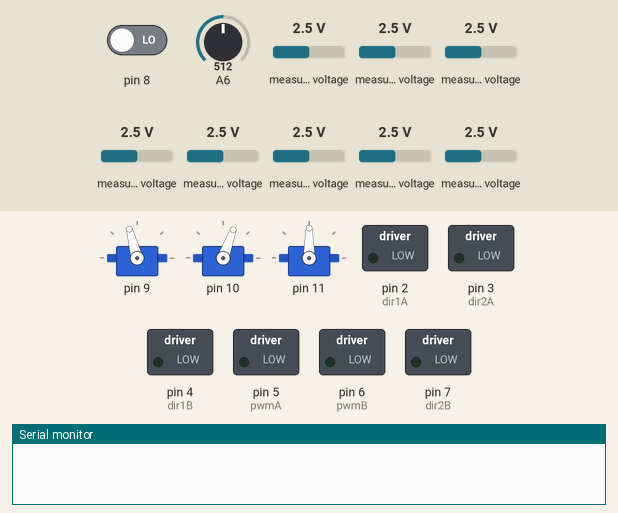
Recording of a sketch running on a simulated Arduino Nano, built with avr-gcc and run on an emulated ATmega328P. Shown: 3 × servo, switched loads named in the sketch (green lamp = pin HIGH), the last lines printed to the serial monitor. The inputs (shaded band) are chosen by the test bench; at power-on: A6 = 512, pin 8 LOW, measured voltage 2.5 V.

Above: at 0.8 s.
0.9 s: A6 set to 486
At 1.8 s:
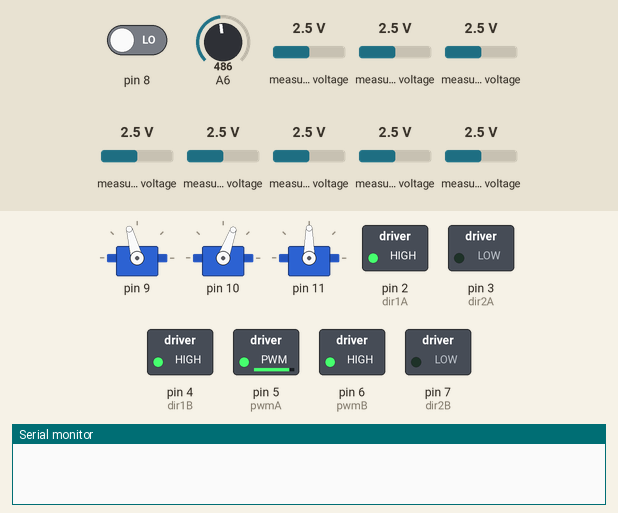
At 3.8 s:
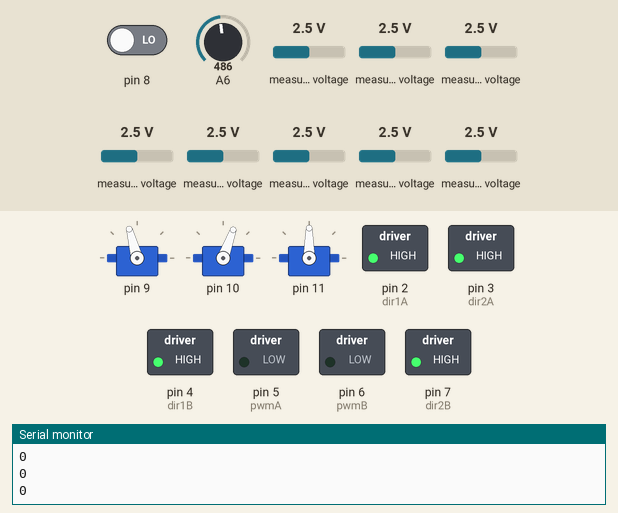
Timing chart, 0 to 5.3 s (numbered marks = the images above; inputs shaded):
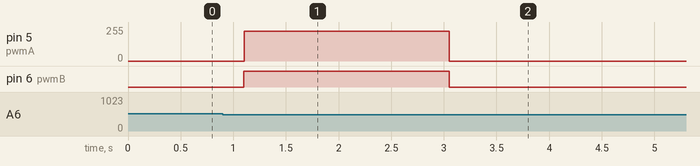

The sketch:

Gathering_12_06_67.ino
```cpp
#include <Adafruit_MCP3008.h>
Adafruit_MCP3008 adc;  //

#include <Servo.h>
Servo myservo[3];
#define dir1A 2  //
#define dir2A 3  //
#define pwmA 5   //
#define dir1B 4  //
#define dir2B 7  //
#define pwmB 6   //
#define FRONTSENSOR 999
#define BACKSENSOR 998
#define L 997
#define R 996
#define N 995
#define LR 994
#define LS 993
#define RS 992
#define LP 991
#define RP 990
#define S 989
#define SS 988
#define PS 987
#define Rs 986
#define Ls 985

#define openL180 0
#define openR180 180
#define openL 70
#define openR 100
#define closeL 105
#define closeR 70
#define up 90
#define down 5
#define medium 35
#define openL0 200
#define open180 90
#define openL0 120
#define openR0 70

#define numsensor 8
int last_value = 0;
int MaxF[numsensor] = { 875,	880,	813,	849,	858,	774,	869,	600 };
int MinF[numsensor] = { 341,	380,	267,	262,	256,	240,	284,	217 };
int MaxB[numsensor] = { 864,	860,	742,	755,	870,	799,	774,	705 };
int MinB[numsensor] = { 296,	288,	240,	236,	328,	238,	247,	256 };

int Boxtime[10] = { 0, 150, 300, 480, 650 };
unsigned long F[numsensor];
unsigned long B[numsensor];
float leftmotor, rightmotor, powermotor, error, lasterror;
int BG = 0;
int sentor = 0;
void setup() {
  Serial.begin(9600);
  pinMode(dir1A, OUTPUT);
  pinMode(dir2A, OUTPUT);
  pinMode(pwmA, OUTPUT);
  pinMode(dir1B, OUTPUT);
  pinMode(dir2B, OUTPUT);
  pinMode(pwmB, OUTPUT);

  // view(BACKSENSOR);
  // viewRead();
  // viewReadLine(FRONTSENSOR);
  // ReadLine(FRONTSENSOR);
  servo(1, closeL);
  servo(2, closeR);
  servo(3, up);
  sentor = 3350;
  while (analogRead(A6) > 500)
    ;
  delay(200);
  // servo(1, openL);
  // servo(2, openR);
  // servo(3, down);
  // run(4, 1, LR, FRONTSENSOR, N);
  // k(200);
  // tlr(100, 0.022, 0.22, FRONTSENSOR);
  // run(1, 1, LR, FRONTSENSOR, R);
   tt(95, 0.022, 0.42, 1950, FRONTSENSOR);
  // tt(70, 0.015, 0.15, 350, BACKSENSOR);
  // run(6, 1, R, FRONTSENSOR, N);
  // kt(20,200);
  // cube1();
  // cube2();
  // cube3();
  // cube4();
  // cube5();
  // cube6();
  motor(0, 0);
}

void loop() {
  Serial.println(digitalRead(8));
}
void stop(int Timer) {
  Move(0, 0, Timer);
}
void Move(int spl, int spr, int Timer) {
  motor(spl, spr);
  delay(Timer);
}
void motor(int motorl, int motorr) {
  motorl = (motorl * 255) / 100;
  motorr = (motorr * 255) / 100;
  if (motorl == 0) {
    digitalWrite(dir1A, HIGH);
    digitalWrite(dir2A, HIGH);
    analogWrite(pwmA, 0);
  } else if (motorl > 0) {
    digitalWrite(dir1A, HIGH);
    digitalWrite(dir2A, LOW);
    analogWrite(pwmA, motorl);
  } else if (motorl < 0) {
    digitalWrite(dir1A, LOW);
    digitalWrite(dir2A, HIGH);
    analogWrite(pwmA, -motorl);
  }
  if (motorr == 0) {
    digitalWrite(dir1B, HIGH);
    digitalWrite(dir2B, HIGH);
    analogWrite(pwmB, 0);
  } else if (motorr > 0) {
    digitalWrite(dir1B, HIGH);
    digitalWrite(dir2B, LOW);
    analogWrite(pwmB, motorr);
  } else if (motorr < 0) {
    digitalWrite(dir1B, LOW);
    digitalWrite(dir2B, HIGH);
    analogWrite(pwmB, -motorr);
  }
}

void view(int Sensor) {
  while (true) {
    if (Sensor == FRONTSENSOR) {
      adc.begin(A0, A2, A1, 8);
      adc.begin(A0, A2, A1, A3);
    } else if (Sensor == BACKSENSOR) {
      adc.begin(A0, A2, A1, A3);
      adc.begin(A0, A2, A1, 8);
    }
    for (int i = 0; i < 8; i++) {
      Serial.print(adc.readADC(i));
      Serial.print(",\t");
    }
    Serial.println("");
  }
}
void Read(int Sensor) {
  int x = 0;
  if (Sensor == FRONTSENSOR) {
    adc.begin(A0, A2, A1, 8);
    adc.begin(A0, A2, A1, A3);
    for (int i = 0; i < numsensor; i++) {
      x = map(adc.readADC(i), MinF[i], MaxF[i], 800, 0);
      if (x >= 800) x = 800;
      if (x <= 0) x = 0;
      F[i] = x;
    }
  } else if (Sensor == BACKSENSOR) {
    adc.begin(A0, A2, A1, A3);
    adc.begin(A0, A2, A1, 8);
    for (int i = 0; i < numsensor; i++) {
      x = map(adc.readADC(i), MinB[i], MaxB[i], 800, 0);
      if (x >= 800) x = 800;
      if (x <= 0) x = 0;
      B[i] = x;
    }
  }
}
void viewRead(int Sensor) {
  while (true) {
    Read(Sensor);
    for (int i = 0; i < 8; i++) {
      Serial.print(F[i]);
      Serial.print(",\t");
    }
    Serial.println("");
  }
}

int ReadLine(int Sensor) {
  unsigned long avg = 0;
  unsigned long sum = 0;
  int on_line = 0;
  Read(Sensor);
  if (Sensor == FRONTSENSOR) {
    for (int i = 0; i < numsensor; i++) {
      if (BG == 1) F[i] = 800 - F[i];
      if (F[i] > 200) on_line = 1;
      if (F[i] > 50) {
        avg = avg + (F[i] * (i * 1000));
        sum = sum + F[i];
      }
    }
    if (on_line == 0) {
      if (last_value > 3500) return 7000;
      else return 0;
    } else {
      last_value = avg / sum;
    }
    return last_value;
  } else if (Sensor == BACKSENSOR) {
    for (int i = 0; i < numsensor; i++) {
      if (B[i] > 200) on_line = 1;
      if (B[i] > 50) {
        avg = avg + (B[i] * (i * 1000));
        sum = sum + B[i];
      }
    }
    if (on_line == 0) {
      if (last_value > 3500) return 7000;
      else return 0;
    } else {
      last_value = avg / sum;
    }
    return last_value;
  }
}
void viewReadLine(int Sensor) {
  while (true) {
    if (Sensor == FRONTSENSOR) {
      for (int i = 0; i < 8; i++) {
        Serial.print(F[i]);
        Serial.print(",\t");
      }
      Serial.println(ReadLine(FRONTSENSOR));
    } else if (Sensor == BACKSENSOR) {
      for (int i = 0; i < 8; i++) {
        Serial.print(B[i]);
        Serial.print(",\t");
      }
      Serial.println(ReadLine(BACKSENSOR));
    }
  }
}

void k(int timer) {
  stop(timer);
  servo(1, openL);
  servo(2, openR);
  servo(3, down);
  tt(30, 0.01, 0.1, 100, FRONTSENSOR);
  tlr(30, 0.01, 0.1, FRONTSENSOR);
  // stop(200);
  Move(30, 30, 0);
  servo(1, closeL);
  servo(2, closeR);
  stop(150);
}

void k2(int timer) {
  stop(timer);
  servo(1, openL);
  servo(2, openR);
  servo(3, down);
  tt(30, 0.01, 0.1, 100, FRONTSENSOR);
  t(30, 0.01, 0.1, FRONTSENSOR);
  // stop(200);
  Move(30, 30, 0);
  servo(1, closeL);
  servo(2, closeR);
  stop(150);
}


void kt(int timer, int ttimer) {
  stop(timer);
  servo(1, openL);
  servo(2, openR);
  servo(3, down);
  // servo(1, closeL);
  // servo(2, closeR);
  tt(30, 0.01, 0.1, ttimer, FRONTSENSOR);
  // stop(80);
  servo(1, closeL);
  servo(2, closeR);
  stop(150);
}

void drop(int a, int b) {
  if (a == L) {
    stop(100);
    servo(3, down);
    Move(-50, 50, 80);
    Move(30, 30, b);
    stop(50);
    servo(1, openL);
    servo(2, openR);
    stop(50);
    servo(3, up);
    stop(50);
    Move(-30, -30, b);
    Move(50, -50, 80);
  } else if (a == R) {
    stop(100);
    servo(3, down);
    Move(50, -50, 60);
    Move(30, 30, b);
    stop(50);
    servo(1, openL);
    servo(2, openR);
    stop(50);
    servo(3, up);
    stop(50);
    Move(-30, -30, b);
    Move(-50, 50, 80);
  } else if (a == LS) {
    Move(-50, 50, 70);
    servo(3, down);
    Move(30, 30, b);
    stop(50);
    servo(3, up);
    stop(50);
    Move(-30, -30, b);
    Move(50, -50, 70);
  } else if (a == RS) {
    Move(50, -50, 90);
    servo(3, down);
    Move(30, 30, b);
    stop(50);
    servo(3, up);
    stop(50);
    Move(-30, -30, b);
    Move(-50, 50, 80);
  } else if (a == LP) {
    stop(50);
    servo(3, down);
    Move(-15, 15, 350);
    stop(50);
    servo(1, openL180);
    Move(15, -15, 350);
    stop(50);
    Move(20, 20, b);
    stop(50);
    Move(-20, -20, b);
    stop(50);
    servo(3, up);
    stop(100);
    servo(1, closeL);
    servo(2, closeR);
  } else if (a == RP) {
    stop(50);
    servo(3, down);
    Move(15, -15, 250);
    stop(50);
    servo(2, openR180);
    Move(-15, 15, 320);
    stop(50);
    Move(20, 20, b);
    stop(50);
    Move(-20, -20, b);
    stop(50);
    servo(3, up);
    stop(100);
    servo(1, closeL);
    servo(2, closeR);
  } else if (a == S) {
    servo(3, down);
    Move(30, 30, b);
    stop(100);
    servo(3, up);
    stop(50);
    Move(-30, -30, b);
  } else if (a == SS) {
    Move(30, 30, b);
    servo(3, down);
    stop(50);
    servo(1, openL);
    servo(2, openR);
    stop(50);
    servo(3, up);
    stop(50);
    Move(-30, -30, b);
  } else if (a == B) {
    Move(30, 30, b);
    servo(3, down);
    stop(50);
    servo(3, medium);
    stop(50);
    servo(1, openL);
    servo(2, openR);
    Move(-30, -30, b);
  } else if (a == PS) {
    servo(3, down);
    servo(1, openL);
    servo(2, openR);
    stop(50);
    Move(20, 20, b);
    stop(50);
    Move(-20, -20, b);
    stop(50);
    servo(3, up);
    stop(100);
    servo(1, closeL);
    servo(2, closeR);
  } else if (a == Rs) {
    servo(3, down);
    stop(100);
    Move(50, -50, 60);
    Move(30, 30, b);
    stop(50);
    servo(1, openL0);
    servo(2, openR0);
    stop(50);
    servo(3, up);
    stop(50);
    Move(-30, -30, b);
    Move(-50, 50, 80);
  } else if (a == Ls) {
    servo(3, down);
    stop(100);
    Move(-50, 50, 100);
    Move(30, 30, b);
    stop(50);
    servo(1, openL0);
    servo(2, openR0);
    stop(50);
    servo(3, up);
    stop(50);
    Move(-30, -30, b);
    Move(50, -50, 80);
  }
}

void ku(int timestop, int timer) {
  stop(timer);
  servo(1, openL);
  servo(2, openR);
  servo(3, down);
  tt(30, 0.01, 0.1, timer, FRONTSENSOR);
  stop(150);
  servo(1, closeL);
  servo(2, closeR);
  stop(150);
  servo(3, up);
  stop(150);
}
```

FN_RUN.ino
```cpp
void run(int line, int box, int a, int Sensor, int direc) {
  int speed = 90;
  float kp = 0.023;  //0.015
  float kd = 0.25;  //0.18

  int slowspeed = 60;
  float kp_slow = 0.016;
  float kd_slow = 0.13;

  int speed1line = 55;
  float kp_1 = 0.01;
  float kd_1 = 0.1;


  if (a == LR) {
    if (box == 1 and line == 1) {
      // tt(speed1line, kp_1, kd_1, Boxtime[1], Sensor);
      tc(speed1line, kp_1, kd_1, 1, Sensor);

    } else if (box > 1 and line == 1) {
      tt(speed, kp, kd, Boxtime[2], Sensor);
      tc(slowspeed, kp_slow, kd_slow, 1, Sensor);
    } else if (line > 1) {
      tc(speed, kp, kd, line - 1, Sensor);
      tt(speed, kp, kd, Boxtime[box], Sensor);
      tc(slowspeed, kp_slow, kd_slow, 1, Sensor);
    }
  } else if (a == L) {
    if (box == 1 and line == 1) {
      tt(speed1line, kp_1, kd_1, Boxtime[1], Sensor);
      tcl(speed1line, kp_1, kd_1, 1, Sensor);
    } else if (box > 1 and line == 1) {
      tt(speed, kp, kd, Boxtime[2], Sensor);
      tcl(slowspeed, kp_slow, kd_slow, 1, Sensor);
    } else if (line > 1) {
      tcl(speed, kp, kd, line - 1, Sensor);
      tt(speed, kp, kd, Boxtime[box], Sensor);
      tcl(slowspeed, kp_slow, kd_slow, 1, Sensor);
    }
  } else if (a == R) {
    if (box == 1 and line == 1) {
      tt(speed1line, kp_1, kd_1, Boxtime[1], Sensor);
      tcr(speed1line, kp_1, kd_1, 1, Sensor);
    } else if (box > 1 and line == 1) {
      tt(speed, kp, kd, Boxtime[2], Sensor);
      tcr(slowspeed, kp_slow, kd_slow, 1, Sensor);
    } else if (line > 1) {
      tcr(speed, kp, kd, line - 1, Sensor);
      tt(speed, kp, kd, Boxtime[box], Sensor);
      tcr(slowspeed, kp_slow, kd_slow, 1, Sensor);
    }
  }

  if (Sensor == FRONTSENSOR) {
    if (direc == L) {
      Move(slowspeed,slowspeed,30);
      l();
    } else if (direc == R) {
      Move(slowspeed,slowspeed,30);
      r();
    }
  } else if (Sensor == BACKSENSOR) {
    if (direc == L) {
      Move(-slowspeed, -slowspeed, 100);
      l();
    } else if (direc == R) {
      Move(-slowspeed, -slowspeed, 100);
      r();
    }
  }
}
```

FN_SERVO.ino
```cpp
void servo(int ch, int degree) {
  if (ch == 1) {
    if (degree == -1) myservo[0].detach();
    else {
      if (!myservo[0].attached()) myservo[0].attach(9);
      myservo[0].write(degree);
    }
  }
  else if (ch == 2) {
    if (degree == -1) myservo[1].detach();
    else {
      if (!myservo[1].attached()) myservo[1].attach(10);
      myservo[1].write(degree);
    }
  }
  else if (ch == 3) {
    if (degree == -1) myservo[2].detach();
    else {
      if (!myservo[2].attached()) myservo[2].attach(11);
      myservo[2].write(degree);
    }
  }
}
```

FN_TRACK.ino
```cpp
void tn(float speed, float kp, float kd, int Sensor) {  // tracknormal
  error = ReadLine(Sensor) - sentor;
  powermotor = (kp * error) + (kd * (error - lasterror));
  lasterror = error;
  leftmotor = speed + powermotor;
  rightmotor = speed - powermotor;
  if (leftmotor > 100) leftmotor = 100;
  if (leftmotor < -100) leftmotor = -100;
  if (rightmotor > 100) rightmotor = 100;
  if (rightmotor < -100) rightmotor = -100;
  motor(leftmotor, rightmotor);
}

void tlr(float speed, float kp, float kd, int Sensor) {
  if (Sensor == FRONTSENSOR) {
    while (true) {
      ReadLine(Sensor);
      if (F[0] < 200 and F[7] < 200) {
        break;
      } else {
        tn(speed, kp, kd, Sensor);
      }
    }
    while (true) {
      ReadLine(Sensor);
      if (F[0] > 250 or F[7] > 250) {
        break;
      } else {
        tn(speed, kp, kd, Sensor);
      }
    }
  } else if (Sensor == BACKSENSOR) {
    while (true) {
      ReadLine(Sensor);
      if (B[0] < 200 and B[7] < 200) {
        break;
      } else {
        tn(speed, kp, kd, Sensor);
      }
    }
    while (true) {
      ReadLine(Sensor);
      if (B[0] > 250 or B[7] > 250) {
        break;
      } else {
        tn(speed, kp, kd, Sensor);
      }
    }
  }
}


void t(float speed, float kp, float kd, int Sensor) {
  if (Sensor == FRONTSENSOR) {
    while (true) {
      ReadLine(Sensor);
      if (F[0] < 200 and F[7] < 200) {
        break;
      } else {
        tn(speed, kp, kd, Sensor);
      }
    }
    while (true) {
      ReadLine(Sensor);
      if (F[0] > 250 and F[7] > 250) {
        break;
      } else {
        tn(speed, kp, kd, Sensor);
      }
    }
  } else if (Sensor == BACKSENSOR) {
    while (true) {
      ReadLine(Sensor);
      if (B[0] < 200 and B[7] < 200) {
        break;
      } else {
        tn(speed, kp, kd, Sensor);
      }
    }
    while (true) {
      ReadLine(Sensor);
      if (B[0] > 250 and B[7] > 250) {
        break;
      } else {
        tn(speed, kp, kd, Sensor);
      }
    }
  }
}

void tr(float speed, float kp, float kd, int Sensor) {
  if (Sensor == FRONTSENSOR) {
    while (true) {
      ReadLine(Sensor);
      if (F[6] < 200 and F[7] < 200) {
        break;
      } else {
        tn(speed, kp, kd, Sensor);
      }
    }
    while (true) {
      ReadLine(Sensor);
      if (F[6] > 200 and F[7] > 200) {
        break;
      } else {
        tn(speed, kp, kd, Sensor);
      }
    }
  } else if (Sensor == BACKSENSOR) {
    while (true) {
      ReadLine(Sensor);
      if (B[6] < 200 and B[7] < 200) {
        break;
      } else {
        tn(speed, kp, kd, Sensor);
      }
    }
    while (true) {
      ReadLine(Sensor);
      if (B[6] > 200 and B[7] > 200) {
        break;
      } else {
        tn(speed, kp, kd, Sensor);
      }
    }
  }
}

void tl(float speed, float kp, float kd, int Sensor) {
  if (Sensor == FRONTSENSOR) {
    while (true) {
      ReadLine(Sensor);
      if (F[0] < 200 and F[1] < 200) {
        break;
      } else {
        tn(speed, kp, kd, Sensor);
      }
    }
    while (true) {
      ReadLine(Sensor);
      if (F[0] > 200 and F[1] > 200) {
        break;
      } else {
        tn(speed, kp, kd, Sensor);
      }
    }
  } else if (Sensor == BACKSENSOR) {
    while (true) {
      ReadLine(Sensor);
      if (B[0] < 200 and B[1] < 200) {
        break;
      } else {
        tn(speed, kp, kd, Sensor);
      }
    }
    while (true) {
      ReadLine(Sensor);
      if (B[0] > 200 and B[1] > 200) {
        break;
      } else {
        tn(speed, kp, kd, Sensor);
      }
    }
  }
}

void l() {
  Move(-80, 80, 50);
  ReadLine(FRONTSENSOR);
  while (true) {
    ReadLine(FRONTSENSOR);
    if (F[0] < 300) {
      break;
    }
  }
  ReadLine(FRONTSENSOR);
  while (true) {
    ReadLine(FRONTSENSOR);
    if (F[0] > 300) {
      break;
    }
  }
}

void r() {
  Move(80, -80, 0);
  ReadLine(FRONTSENSOR);
  while (true) {
    ReadLine(FRONTSENSOR);
    if (F[7] < 300) {
      break;
    }
  }
  ReadLine(FRONTSENSOR);
  while (true) {
    ReadLine(FRONTSENSOR);
    if (F[7] > 300) {
      break;
    }
  }
}

void tt(float speed, float kp, float kd, long Timer, int Sensor) {
  if (Sensor == BACKSENSOR) {
    speed = speed * -1;
  }
  unsigned long lasttime = millis();
  while (millis() - lasttime <= Timer) {
    tn(speed, kp, kd, Sensor);
  }
}

void tc(int speed, float kp, float kd, int count, int Sensor) {
  if (Sensor == BACKSENSOR) {
    speed = speed * -1;
  }
  for (int i = 0; i < count; i++) {
    t(speed, kp, kd, Sensor);
  }
}

void tcl(int speed, float kp, float kd, int count, int Sensor) {
  if (Sensor == BACKSENSOR) {
    speed = speed * -1;
  }
  for (int i = 0; i < count; i++) {
    tl(speed, kp, kd, Sensor);
  }
}

void tcr(int speed, float kp, float kd, int count, int Sensor) {
  if (Sensor == BACKSENSOR) {
    speed = speed * -1;
  }
  for (int i = 0; i < count; i++) {
    tr(speed, kp, kd, Sensor);
  }
}

void RK() {
  servo(1, closeL);
  servo(2, closeR);
  servo(3, up);
}

void ml(int spl, int spr, int a, int line, int sensor) {
  if (sensor == FRONTSENSOR) {
    Move(spl, spr, 0);
    for (int i = 0; i < line; i++) {
      Move(spl, spr, 100);
      ReadLine(FRONTSENSOR);
      while (F[a] < 200) {
        ReadLine(FRONTSENSOR);
        Move(spl, spr, 0);
      }
    }
  }
  else if (sensor == BACKSENSOR) {
    Move(spl, spr, 0);
    for (int i = 0; i < line; i++) {
      Move(-spl, -spr, 100);
      ReadLine(BACKSENSOR);
      while (B[a] < 250) {
        ReadLine(BACKSENSOR);
        Move(-spl, -spr, 0);
      }
    }
  }
}
```

Source omitted: Start.ino (5642 bytes)

Measured:
- the behaviour switches between 501 and 500 on A6 (found by bisection; images 0 and 1)
- after the input at 0.9 s, pin 2 (dir1A), pin 4 (dir1B): LOW → HIGH after 0.20 s; pin 3 (dir2A), pin 7 (dir2B): LOW → HIGH after 2.2 s; pin 5 (pwmA): 0/255 → 224/255 after 0.20 s, → 0/255 1.9 s later; pin 6 (pwmB): LOW → HIGH after 0.20 s, → LOW 1.9 s later
